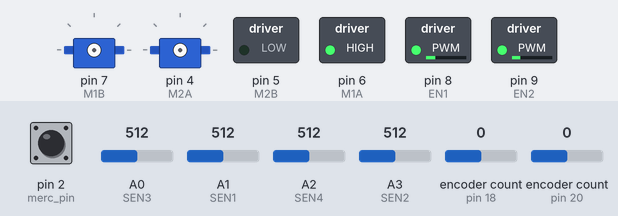
Bench run of a sketch on a simulated Arduino Mega 2560, built with avr-gcc and run on an emulated ATmega2560. Shown: 2 × servo, switched loads named in the sketch (green lamp = pin HIGH). Wiring (inferred from the names in the program): 2 × servo: signal pin 4 / signal pin 7. Inputs (shaded band) come from the test bench; at power-on: A0 (SEN3) = 512, A1 (SEN1) = 512, pin 2 (merc_pin) HIGH, A2 (SEN4) = 512, A3 (SEN2) = 512, encoder count (sensors on pin 18, pin 20) 0. Servo pulses on a pin are drawn as a servo (544–2400 µs = 0–180°); pins used as bus, display or sensor lines are not drawn.

Above: at 1.2 s.
1.3 s: A0 (SEN3) set to 716
At 2.4 s:
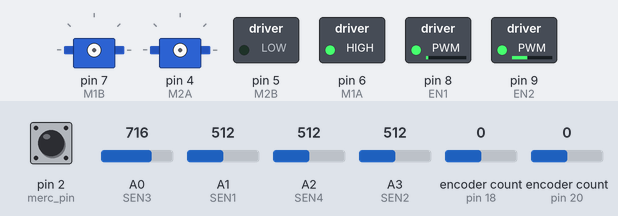
2.8 s: A1 (SEN1) set to 471
4.3 s: A1 (SEN1) set to 441
At 4.9 s:
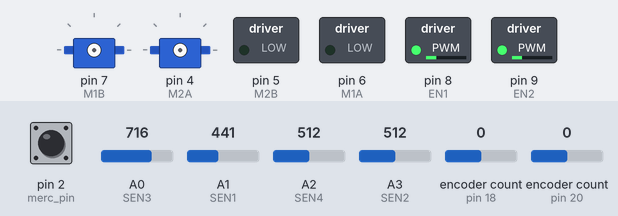
5.8 s: A0 (SEN3) set to 480
7.3 s: A0 (SEN3) set to 461
At 7.52 s:
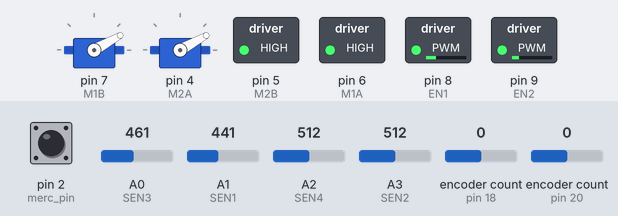
10.3 s: pin 2 (merc_pin) pulled LOW for 3.2 s
At 11.7 s:
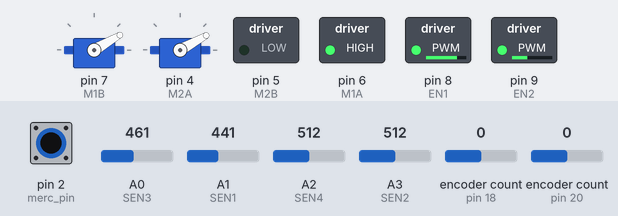
Timing chart, 0 to 16.0 s (numbered marks = the images above; inputs shaded):
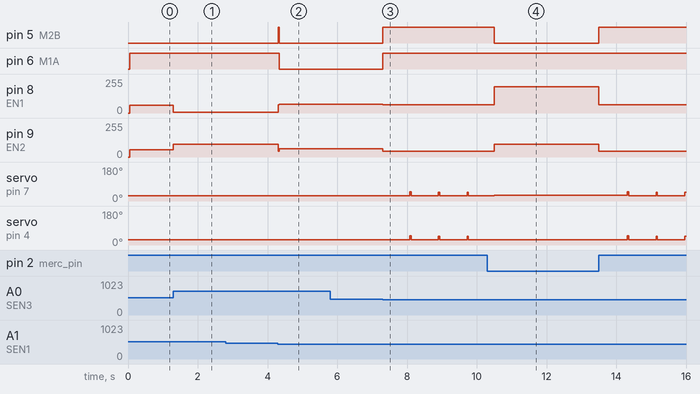

Measured:
- the behaviour switches between 455 and 454 on A1 (SEN1) (found by bisection; images 1 and 2)
- the behaviour switches between 472 and 471 on A0 (SEN3) (found by bisection; images 2 and 3)
- after the input at 1.3 s, pin 8 (EN1): 58/255 → 7/255 at once; pin 9 (EN2): 53/255 → 96/255 at once
- after the input at 2.8 s, every drawn part: stays the same
- after the input at 4.3 s, pin 5 (M2B): LOW → HIGH at once, → LOW 0.04 s later; pin 6 (M1A): HIGH → LOW at once; pin 8 (EN1): 7/255 → 64/255 at once; pin 9 (EN2): 96/255 → 63/255 at once
- after the input at 5.8 s, every drawn part: stays the same
- after the input at 7.3 s, pin 5 (M2B), pin 6 (M1A): LOW → HIGH at once; pin 8 (EN1): 64/255 → 63/255 at once; pin 9 (EN2): 63/255 → 44/255 at once; servo on pin 7 (M1B): 29° → 48° after 0.78 s, then repeats every 0.82 s: 29° 0.78 s, 46° 0.04 s; servo on pin 4 (M2A): 29° → 49° after 0.78 s, then repeats every 0.82 s: 29° 0.78 s, 46° 0.04 s
- after the input at 10.3 s, pin 5 (M2B): HIGH → LOW after 0.20 s, → HIGH 3.0 s later; pin 8 (EN1): 63/255 → 196/255 after 0.20 s, → 63/255 3.0 s later; pin 9 (EN2): 44/255 → 96/255 after 0.20 s, → 44/255 3.0 s later

The sketch:

RCJ_2017_Rescue.ino
```cpp
#define DEBUG1 0  // motor speed left/right
#define DEBUG2 0 // sensors digital values
#define DEBUG3 0 // sensors analog values
#define DEBUG4 0 // sensors analog values RAW
#define DEBUG5 0 // last edge - left/right
#define DEBUG6 0 // line tracking
#define DEBUG7 0 // US
#define DEBUG8 0 // Mercury sensor

#include <Servo.h>
#include <Encoder.h>


//encoders
const int M1_ENC_A = 18;
const int M1_ENC_B = 19;
const int M2_ENC_A = 20;
const int M2_ENC_B = 21;
Encoder M1(M1_ENC_A, M1_ENC_B);
Encoder M2(M2_ENC_A, M2_ENC_B);

//servos
const int arm_left = 43;
const int arm_right = 42;
const int grip_left = 45;
const int grip_right = 43;
Servo AL, GL, AR, GR; //arm left.. gripper right


//motors
const int EN1 = 8;
const int EN2 = 9;
const int M1A = 6;
const int M1B = 7;
const int M2A = 4;
const int M2B = 5;

//IR line senors
const int SEN1 = A1; // left sensor
const int SEN2 = A3;
const int SEN3 = A0;
const int SEN4 = A2; // right sensor

int s1, s2, s3, s4; // s1 - left,s2 - leftmid , s3 - right mid, s4 - right      - analog values
boolean S1 , S2 , S3 , S4; //WHITE - false , BLACK - true
const int BLK_VAL = 60;

const int SEN1_MAX = 970; //calibration values
const int SEN1_MIN = 125;
const int SEN2_MAX = 975;
const int SEN2_MIN = 190;
const int SEN3_MAX = 975;
const int SEN3_MIN = 150;
const int SEN4_MAX = 975;
const int SEN4_MIN = 140;

//US rangefinder
const int trigPin = 22;
const int echoPin = 3;
const int US_INT_NUM = 1;
int distance;
volatile unsigned long duration;

//Mercury sensor
const int merc_pin = 2;
const int merc_Int = 0;
const int merc_trigger_time = 150;
volatile boolean mFlag;
unsigned long merc_tmp;


int baseSpeed = 25; //base drive speed


void setup() {
  Serial.begin(250000);
  US_init();
  merc_init();
  //servo_init();
  motors_init();
  updateSensors();
  delay(50);

}

void servo_init() {
  const int pmin = 500, pmax = 2000;
  AL.attach(arm_left, pmin, pmax);
  AR.attach(arm_right, pmin, pmax);
  GL.attach(grip_left, pmin, pmax);
  GR.attach(grip_right, pmin, pmax);
  setArmAngle(40);
  grip(false);
}

void grip(boolean a) {
  if (a) { //grip
    GL.write(70);
    GR.write(110);
  }
  else { //release
    GL.write(110);
    GR.write(70);
  }
}

void setArmAngle(int deg) {
  AL.write(deg);
  AR.write(180 - deg);
  grip(false);
}

void merc_init() {
  pinMode(merc_pin, INPUT_PULLUP);
  attachInterrupt(merc_Int, setMercFlag, CHANGE);
}

void setMercFlag() {
  mFlag = true;
}

boolean MercSens() {
  if (mFlag) {
    if (digitalRead(merc_pin) == 0) {
      merc_tmp = millis();
    }
  }
  else if (digitalRead(merc_pin) == 0) {
    if ((millis() - merc_tmp) > merc_trigger_time) {
      if (DEBUG8) {
        Serial.print("Merc: true");
      }
      return true;
    }
  }
  if (DEBUG8) {
    Serial.print("Merc: false");
  }
  mFlag = false;
  return false;
}


void US_init() {
  pinMode(trigPin, OUTPUT);
  pinMode(echoPin, INPUT);
  digitalWrite(trigPin, LOW);
}

void startCounter() {
  duration = micros();
  detachInterrupt(US_INT_NUM);
  attachInterrupt(US_INT_NUM, stopCounter, FALLING);
}

void stopCounter() {
  duration = micros() - duration;
  distance = duration / 58;
  if (distance > 250)
    distance = 0;
  detachInterrupt(US_INT_NUM);
}

void motors_init() {
  pinMode(EN1, OUTPUT);
  pinMode(EN2, OUTPUT);
  pinMode(M1A, OUTPUT);
  pinMode(M1B, OUTPUT);
  pinMode(M2A, OUTPUT);
  pinMode(M2B, OUTPUT);
}

unsigned long US_TmpTime = 0;

void readUS() {
  if (millis() - US_TmpTime > 50) {
    digitalWrite(trigPin, HIGH);
    delayMicroseconds(10);
    digitalWrite(trigPin, LOW);
    attachInterrupt(US_INT_NUM, startCounter , RISING);
    US_TmpTime = millis();
  }
  if (DEBUG7) {
    Serial.print("Distance ");
    Serial.println(distance);
  }
}

void motors(int M1, int M2) {
  if (M1 > 100)
    M1 = 100;
  else if (M1 < -100)
    M1 = -100;

  if (M2 > 100)
    M2 = 100;
  else if (M2 < -100)
    M2 = -100;

  M1 = map(M1, -100, 100, -255, 255);
  M2 = map(M2, -100, 100, -255, 255);


  analogWrite(EN1, abs(M1));
  if (M1 > 0) {
    digitalWrite(M1A, HIGH);
    digitalWrite(M1B, LOW);
  }
  else {
    digitalWrite(M1A, LOW);
    digitalWrite(M1B, HIGH);
  }

  analogWrite(EN2, abs(M2));
  if (M2 > 0) {
    digitalWrite(M2A, HIGH);
    digitalWrite(M2B, LOW);
  }
  else {
    digitalWrite(M2A, LOW);
    digitalWrite(M2B, HIGH);
  }
}

void stp() {
  digitalWrite(EN1, HIGH);
  digitalWrite(EN2, HIGH);
  digitalWrite(M1A, HIGH);
  digitalWrite(M1B, HIGH);
  digitalWrite(M2A, HIGH);
  digitalWrite(M2B, HIGH);
}


int getSens(int id) {
  if (id == SEN1) {
    return  map(analogRead(SEN1), SEN1_MAX, SEN1_MIN, 0, 100);
  }
  else if (id == SEN2) {
    return  map(analogRead(SEN2), SEN2_MAX, SEN2_MIN, 0, 100);
  }
  else if (id == SEN3) {
    return  map(analogRead(SEN3), SEN3_MAX, SEN3_MIN, 0, 100);
  }
  else if (id == SEN4) {
    return  map(analogRead(SEN4), SEN4_MAX, SEN4_MIN, 0, 100);
  }
}


/*
  #define LELEFT 1
  #define LERIGHT 2


  int lastSeen = 0; // 1 - left edge,  2 - left center,  3 - right center, 4 - right edge
  void lastSens() {
  if (S1 || S2 || S3 || S4)
  {

  }
  }


  int ELR = 0; //EDGE  1 -left, 2 -right  3 - both

  void lastEdge() {
  if (S1 || S4)
    if (S1 && S4)
      ELR = 3;
    else if (S1)
      ELR = 1;
    else
      ELR = 2;
  if (DEBUG5) {
    Serial.print(ELR);
    if (ELR == 1)
      Serial.println(" left");
    else if (ELR == 2)
      Serial.println(" right");
    else
      Serial.println(" both");
  }

  }
*/


void updateAnalog() {
  s1 = getSens(SEN1);
  s2 = getSens(SEN2);
  s3 = getSens(SEN3);
  s4 = getSens(SEN4);
}

void updateDigital() {
  if (s1 > BLK_VAL)
    S1 = true;
  else
    S1 = false;
  if (s2 > BLK_VAL)
    S2 = true;
  else
    S2 = false;
  if (s3 > BLK_VAL)
    S3 = true;
  else
    S3 = false;
  if (s4 > BLK_VAL)
    S4 = true;
  else
    S4 = false;
}

void updateSensors() {
  updateAnalog();
  updateDigital();
  MercSens();
  //lastEdge();
  //lastSens();

  if (DEBUG2) {
    Serial.print("S0:");
    Serial.print(S1);
    Serial.print( " S2:");
    Serial.print(S2);
    Serial.print(" S3:");
    Serial.print(S3);
    Serial.print(" S4:");
    Serial.println(S4);
  }
  if (DEBUG3) {
    Serial.print("s1:");
    Serial.print(s1);
    Serial.print( " s2:");
    Serial.print(s2);
    Serial.print(" s3:");
    Serial.print(s3);
    Serial.print(" s4:");
    Serial.println(s4);
  }
  if (DEBUG4) {
    Serial.print("s1:");
    Serial.print(analogRead(SEN1));
    Serial.print( " s2:");
    Serial.print(analogRead(SEN2));
    Serial.print(" s3:");
    Serial.print(analogRead(SEN3));
    Serial.print(" s4:");
    Serial.println(analogRead(SEN4));
  }
}

/*
  void DrvByLastEdge() {

  if (ELR == LELEFT) {
    motors(-baseSpeed * 0.3 , baseSpeed);
    while (!S1)
      updateSensors();

  }
  else if (ELR == LERIGHT) {
    motors(baseSpeed, -baseSpeed * 0.3);
    while (!S4)
      updateSensors();
  }
  else
    driveByErr();
  }
*/

void driveByErr(int state) {  // 1 - nornal , 2 - ramp
  static int error, left, right;
  error = s2 - s3;
  error *= 0.7;
  /*

    left = baseSpeed - error;
    right = baseSpeed + error;

    if((abs(error))>25)
    left*=2;
  */
  if (state == 1) {
    if (error >= 0) {
      left = baseSpeed - error * 1.2;
      right = baseSpeed * 0.8 + error;
    }
    else {
      left = baseSpeed * 0.8 - error;
      right = baseSpeed + error * 1.2;
    }
  }
  else if (state == 2) {
    if (error >= 0) {
      //left = baseSpeed - error * 1.2;
      right = baseSpeed * 3 + error;
    }
    else {
      left = baseSpeed * 3 - error;
      //right = baseSpeed + error * 1.2;
    }
  }


  motors(left, right);
  if (DEBUG1) {
    Serial.print("left:");
    Serial.print(left);
    Serial.print("right:");
    Serial.println(right);
  }
}


unsigned long tmp, ltime = 100;
boolean firstTime = true;

boolean ifLostLine() {
  if (!(s2 > 10 || s3 > 10)) {
    if (firstTime) {
      tmp = millis();
      firstTime = false;
      if (DEBUG6)
        Serial.println("firstTime");
    }
    if (millis() - ltime > tmp) {
      if (DEBUG6)
        Serial.println("LOST LINE");
      return true;
    }
  }
  else
    firstTime = true;

  return false;
}


void edgeDetected() {
  if (S1 && S4)
    motors(baseSpeed, baseSpeed);
  else if (S1) {
    motors(baseSpeed, -baseSpeed * 0.7);
    delay(40);
    while (!S1)
      updateSensors();
    motors(-baseSpeed, baseSpeed);
    while (!S3)
      updateSensors();
  }
  else {
    motors(-baseSpeed * 0.7, baseSpeed);
    delay(40);
    while (!S4)
      updateSensors();
    motors(baseSpeed, -baseSpeed);
    while (!S2)
      updateSensors();
  }

}

void drive() {
  /* if(ifLostLine())
    DrvByLastEdge();
    else
    driveByErr();*/
  if (MercSens())
    driveByErr(2);
  else
  {
    if (S1 || S4)
      edgeDetected();
    else
      driveByErr(1);
  }
}


void loop() {
  updateSensors();
  drive();
  /*for(int i=0;i<100;i=i+10)
  {
  setArmAngle(i);
  delay(500);
  }*/
  //motors(100,100);
}
```
